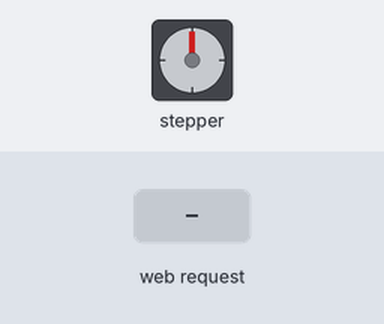
The sketch below on a simulated ESP8266 (NodeMCU). Parts: stepper motor. The inputs (shaded band) are chosen by the test bench. Stepper angles assume 600 steps per turn.

Above: at 4.3 s.
4.4 s: HTTP request GET /sendData?data=120 received
At 5.4 s:
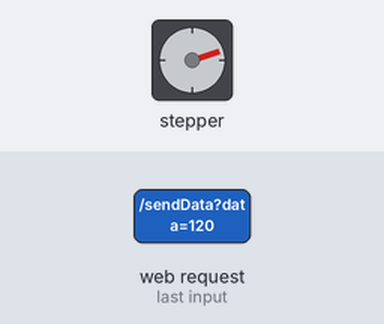
6.1 s: HTTP request GET /sendData received
At 6.7 s:
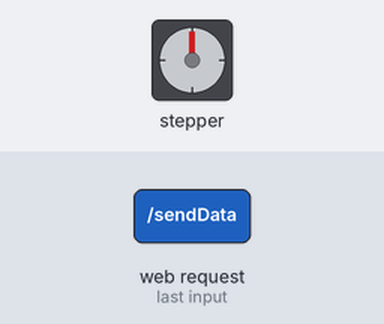
Timing chart, 0 to 9.1 s (numbered marks = the images above; inputs shaded):
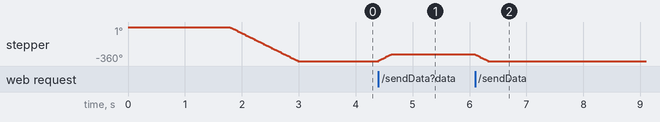

The sketch:

Display.ino
```cpp
#include <ESP8266WiFi.h>
#include <ESP8266WebServer.h>
#include <Stepper.h>// stepper motor driver library

// -----------------------------------------  Instrument control part start  -----------------------------------------
const int stepsPerRevolution = 600;   // The number of steps it takes to turn a circle

Stepper myStepper(stepsPerRevolution, 2, 0, 1, 3);
// -----------------------------------------  Instrument control part end  -----------------------------------------

// Create an ESP8266WebServer object listening on port 80
ESP8266WebServer server(80);

// Define the SSID and password of the hotspot
const char *ssid = "ESP8266_HOTSPOT";
const char *password = "12345678";

// Set a fixed IP address
IPAddress local_IP(192, 168, 4, 1);
IPAddress gateway(192, 168, 4, 1);
IPAddress subnet(255, 255, 255, 0);

// String data used to receive
String receivedData = "";

bool update_flag = false;
int new_data,old_data;

void setup(void){
  //  Serial.begin(115200);          // DEBUG -- Start serial communication

  // Configure a fixed IP address
  WiFi.softAPConfig(local_IP, gateway, subnet);
  // Start WiFi hotspot
  WiFi.softAP(ssid, password);

  // Processing server receives data function
  server.on("/sendData", handleSendData);
  server.begin();                            // Starting the web service

  for(int i = 0;i < 3;i++)
  {
    digitalWrite(2,HIGH);
    delay(300);
    digitalWrite(2,LOW);
    delay(300);
  }

  myStepper.setSpeed(50); // Set rotation speed
  myStepper.step(-stepsPerRevolution);  // Move the meter pointer to the 0 scale
  delay(100);
}

void loop(void){
  server.handleClient();                    // Check for HTTP server access

  new_data = receivedData.toInt();
  // The pointer position is changed only when there are data updates
  if(update_flag == true)
  {
    // The new data is greater than what is currently displayed on the meter, and the pointer moves clockwise in new_data-CurrentPointerData steps
    // The new data is less than the current data displayed on the meter, and the pointer moves counterclockwise in the number of steps CurrentPointerData-new_data
    myStepper.step((new_data - old_data));
    //Serial.println("Remove.");
    //Serial.println(new_data - old_data);
    old_data = new_data;
    update_flag = false;
  }
}

void handleSendData(){
  receivedData = server.arg("data");       // Retrieve the string data sent by the client
  server.send(200, "text/plain", "Data received"); // Sending an HTTP response
  //Serial.println("Received data: " + receivedData); // Print the received data
  update_flag = true;
}
```

Measured:
- after the input at 4.4 s, stepper: turns 72° clockwise in 0.22 s, starting at once
- after the input at 6.1 s, stepper: turns 72° counter-clockwise in 0.22 s, starting at once
